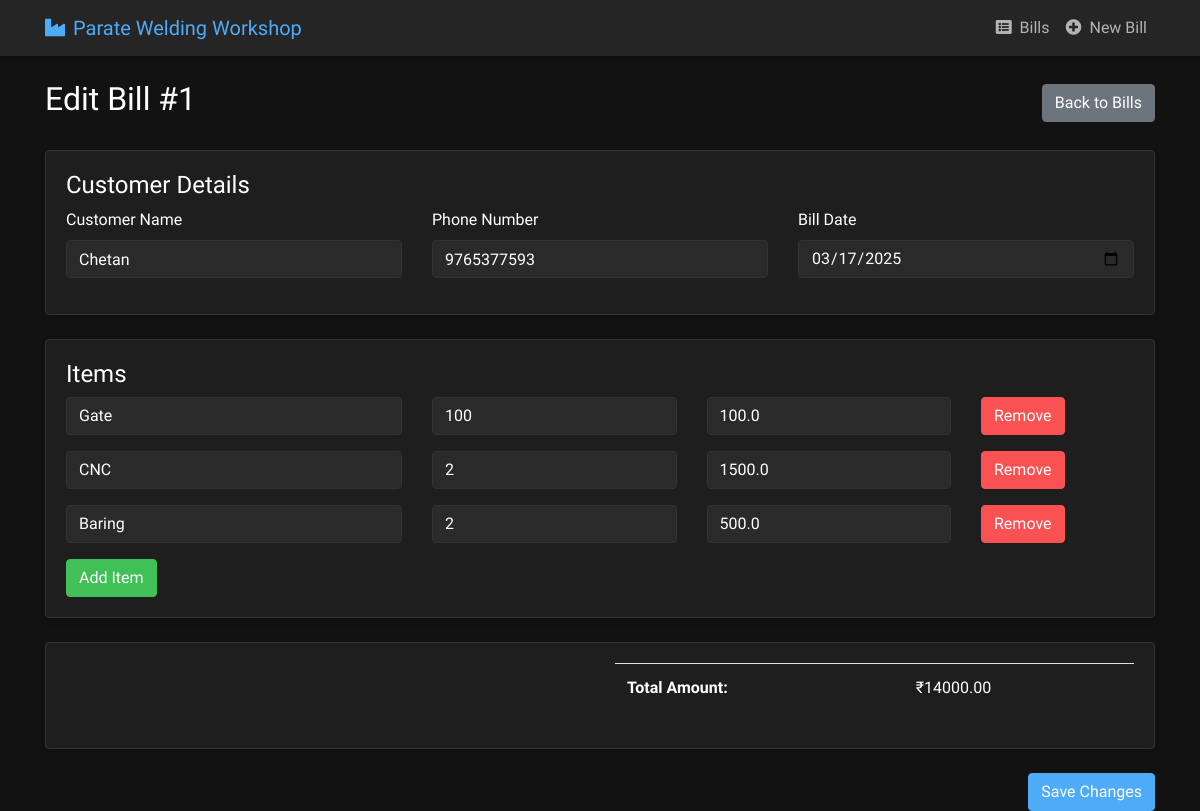
Page /edit_bill/1 on the earlier database version.
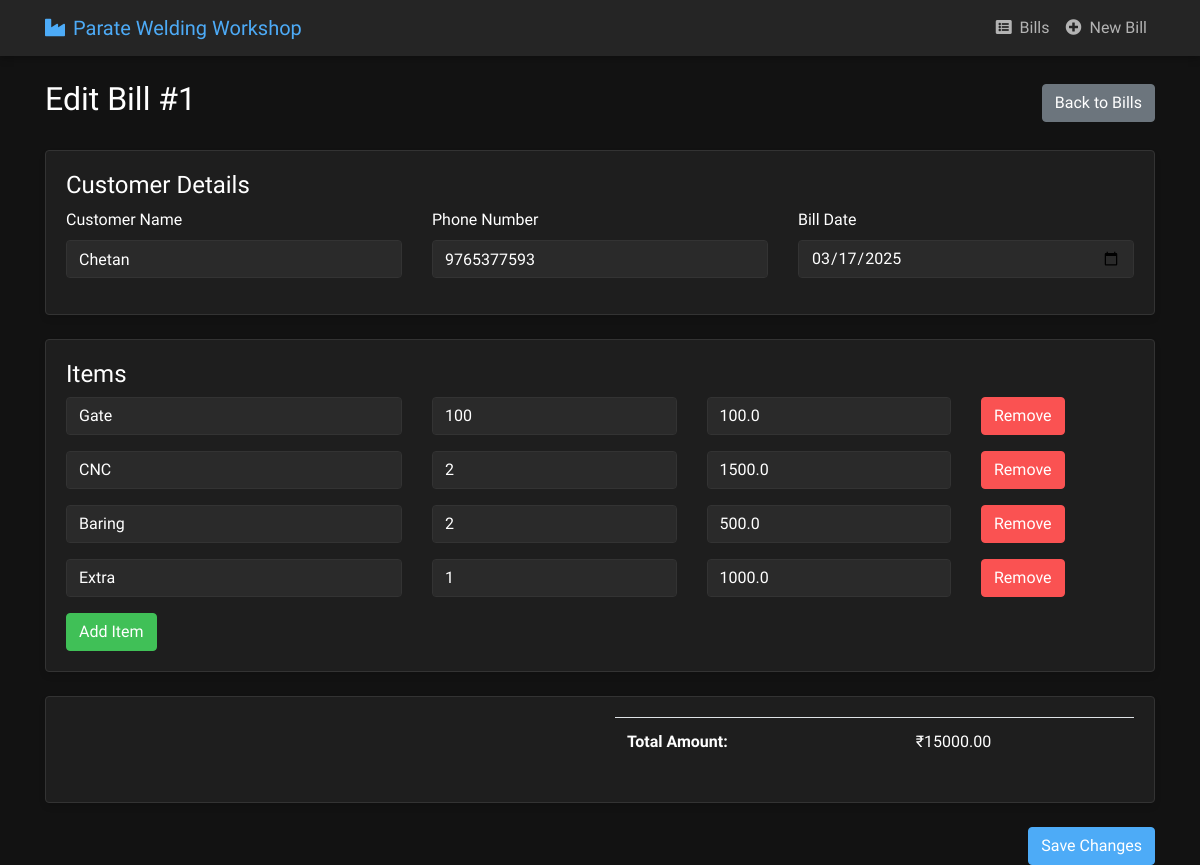
Same page on the later database version.
### app.py (models this page shows)
class BillItem(db.Model):
    id = db.Column(db.Integer, primary_key=True)
    bill_id = db.Column(db.Integer, db.ForeignKey('bill.id'), nullable=False)
    item_name = db.Column(db.String(100), nullable=False)
    quantity = db.Column(db.Integer, nullable=False)
    price = db.Column(db.Float, nullable=False)
    subtotal = db.Column(db.Float, nullable=False)

class Bill(db.Model):
    id = db.Column(db.Integer, primary_key=True)
    customer_name = db.Column(db.String(100), nullable=False)
    phone_number = db.Column(db.String(10), nullable=False)
    bill_date = db.Column(db.DateTime, nullable=False, default=datetime.utcnow)
    total_amount = db.Column(db.Float, nullable=False)
    remaining_amount = db.Column(db.Float, nullable=False)
    items = db.relationship('BillItem', backref='bill', lazy=True)
    payments = db.relationship('Payment', backref='bill', lazy=True)

### app.py (the view, shortened to what this page needs)
@app.route('/edit_bill/<int:bill_id>', methods=['GET', 'POST'])
def edit_bill(bill_id):
    bill = Bill.query.get_or_404(bill_id)
    return render_template('edit_bill.html', bill=bill)

### templates/edit_bill.html (shortened to what this page needs)
{% extends "base.html" %}
{% block content %}
<div class="row">
    <div class="col-12">
        <div class="d-flex justify-content-between align-items-center mb-4">
            <h2>Edit Bill #{{ bill.id }}</h2>
            <a href="{{ url_for('index') }}" class="btn btn-secondary">Back to Bills</a>
        </div>
        <form method="POST">
            <div class="card mb-4">
                <div class="card-body">
                    <h4>Customer Details</h4>
                    <div class="row">
                        <div class="col-md-4">
                            <div class="form-group">
                                <label>Customer Name</label>
                                <input type="text" class="form-control" name="customer_name" value="{{ bill.customer_name }}" required>
                            </div>
                        </div>
                        <div class="col-md-4">
                            <div class="form-group">
                                <label>Phone Number</label>
                                <input type="tel" class="form-control" name="phone_number" value="{{ bill.phone_number }}" pattern="[0-9]{10}" required>
                            </div>
                        </div>
                        <div class="col-md-4">
                            <div class="form-group">
                                <label>Bill Date</label>
                                <input type="date" class="form-control" name="bill_date" value="{{ bill.bill_date.strftime('%Y-%m-%d') }}" required>
                            </div>
                        </div>
                    </div>
                </div>
            </div>
            <div class="card mb-4">
                <div class="card-body">
                    <h4>Items</h4>
                    <div id="items-container">
                        {% for item in bill.items %}
                        <div class="row item-row mb-3">
                            <div class="col-md-4">
                                <input type="text" class="form-control" name="item_name[]" value="{{ item.item_name }}" required>
                            </div>
                            <div class="col-md-3">
                                <input type="number" class="form-control quantity" name="quantity[]" value="{{ item.quantity }}" min="1" required>
                            </div>
                            <div class="col-md-3">
                                <input type="number" class="form-control price" name="price[]" value="{{ item.price }}" step="0.01" min="0" required>
                            </div>
                            <div class="col-md-2">
                                <button type="button" class="btn btn-danger remove-item">Remove</button>
                            </div>
                        </div>
                        {% endfor %}
                    </div>
                    <button type="button" class="btn btn-success" id="add-item">Add Item</button>
                </div>
            </div>
            <div class="card mb-4">
                <div class="card-body">
                    <div class="row">
                        <div class="col-md-6 offset-md-6">
                            <table class="table">
                                <tr>
                                    <th>Total Amount:</th>
                                    <td>₹<span id="total-amount">{{ "%.2f"|format(bill.total_amount) }}</span></td>
                                </tr>
                            </table>
                        </div>
                    </div>
                </div>
            </div>
            <div class="text-right">
                <button type="submit" class="btn btn-primary">Save Changes</button>
            </div>
        </form>
    </div>
</div>
{% endblock %}

Differences in the rows shown:
changed Bill "Chetan": total_amount "14000.00" → "15000.00"
added BillItem: item_name "Extra", quantity "1", price "1000.0"
